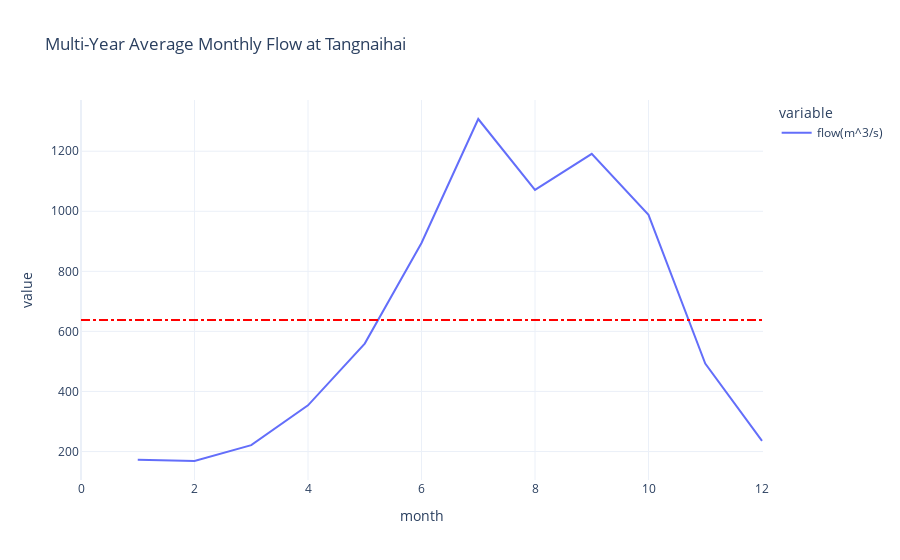
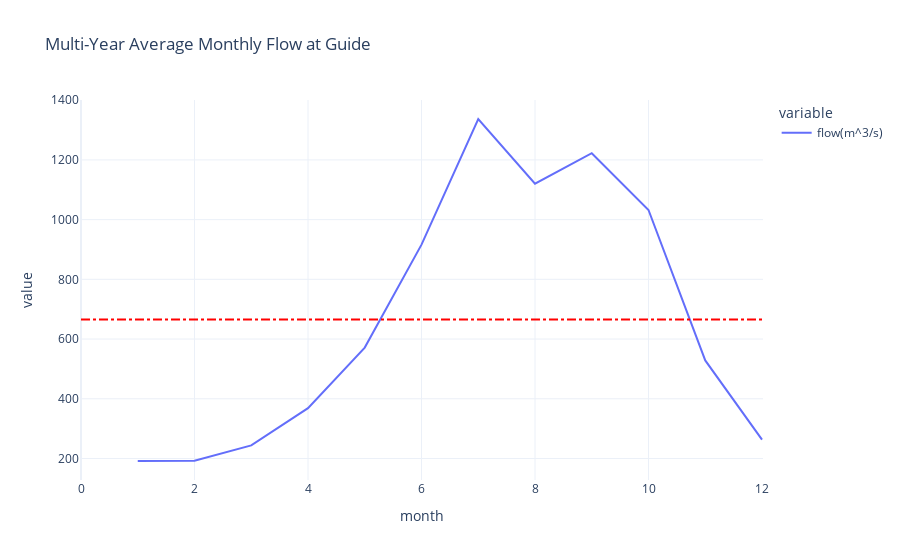
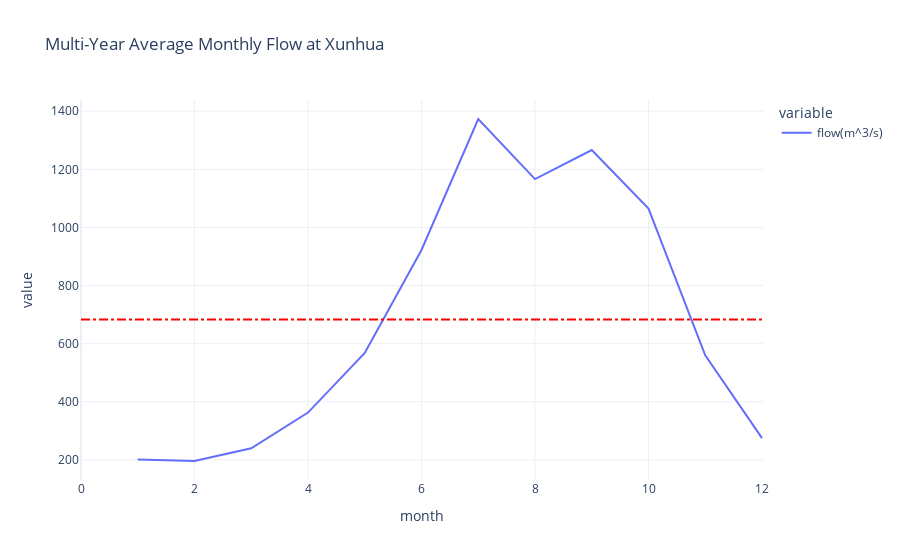

Write notebook code for charts like these, in order.
### Markdown cell above
1 评估各水文站汛期开始时间

### Code cell
for hydro_station in hydro_stations:
    monthly_flow = pd.read_csv(f'../data/{hydro_station.lower()}_natural_monthly_flow.csv',parse_dates=['date'],index_col=['date'])
    monthly_flow
    # 添加月份列
    monthly_flow['month'] = monthly_flow.index.month
    # get the average the monthlyflow
    monthly_flow_avg = monthly_flow['flow(m^3/s)'].mean()
    # 计算每个月的多年平均值
    monthly_avg = monthly_flow.groupby('month')['flow(m^3/s)'].mean()
    # Visualize the month monthly_avg
    fig = px.line(monthly_avg, title=f'Multi-Year Average Monthly Flow at {hydro_station}')
    # Add a horizontal line
    fig.add_shape(
        type='line',
        x0=0,
        y0=monthly_flow_avg,
        x1=12,
        y1=monthly_flow_avg,
        line=dict(
            color='Red',
            width=2,
            dash='dashdot',
        ),
        name='Horizontal Line'
    )
    fig.show()
    # Plot the avergae monthly flow
    if hydro_station == 'Tangnaihai':
        font_size = 7
        plt.figure(figsize=(1.5, 0.8))
        plt.plot(monthly_avg.index, monthly_avg.values, marker='o', linestyle='-', color='b',linewidth=1,markersize=2.5)
        plt.axhline(y=monthly_flow_avg, color='r', linestyle='--', label='Average Monthly Flow',linewidth=1)
        # 填充5月到11月之间的区域
        plt.fill_between(monthly_avg.index[4:11], 0, monthly_avg.values[4:11], color='lightgray', alpha=0.3)
        plt.xlabel('Month', fontsize=font_size)
        plt.ylabel('Flow ($m^3/s$)', fontsize=font_size)
        plt.xticks(fontsize=font_size)
        plt.yticks(fontsize=font_size)
        # set the scientific notation
        plt.ticklabel_format(style='sci', axis='y', scilimits=(0,0))
        plt.gca().yaxis.get_offset_text().set_fontsize(font_size) 
        plt.legend(fontsize=font_size,bbox_to_anchor=(0.5, 1.08), loc='center',frameon=False)
        plt.gca().spines['top'].set_visible(False)
        plt.gca().spines['right'].set_visible(False)
        # invisible the ticks on y-axis
        plt.gca().tick_params(axis='y', which='both', left=False, right=False, labelleft=False)
        plt.gca().tick_params(axis='x', which='both', bottom=False, top=False, labelbottom=False)
        plt.subplots_adjust(left=0.115, right=0.96, top=0.88, bottom=0.16)
        plt.savefig(f'../figs/MultiYearAverageObservedFlow_minmap.png',format='png',dpi=300,transparent=True)
        plt.savefig(f'../figs/MultiYearAverageObservedFlow_minmap.eps',format='eps',dpi=1000,transparent=True)
        plt.show()

### Figure 1 — Plotly figure (JSON) as saved in the notebook; plotly's stock layout.template omitted (floating-point values rounded to 4 significant figures)
{"data": [{"hovertemplate": "variable=flow(m^3/s)<br>month=%{x}<br>value=%{y}<extra></extra>", "legendgroup": "flow(m^3/s)", "line": {"color": "#636efa", "dash": "solid"}, "marker": {"symbol": "circle"}, "mode": "lines", "name": "flow(m^3/s)", "orientation": "v", "showlegend": true, "type": "scatter", "x": [1, 2, 3, 4, 5, 6, 7, 8, 9, 10, 11, 12], "xaxis": "x", "y": [172.8, 168.4, 221.2, 353.8, 559.4, 894.6, 1307.0, 1071.0, 1191.0, 988.3, 492.8, 235.7], "yaxis": "y"}], "layout": {"legend": {"title": {"text": "variable"}, "tracegroupgap": 0}, "shapes": [{"line": {"color": "Red", "dash": "dashdot", "width": 2}, "name": "Horizontal Line", "type": "line", "x0": 0, "x1": 12, "y0": 638.1, "y1": 638.1}], "title": {"text": "Multi-Year Average Monthly Flow at Tangnaihai"}, "xaxis": {"anchor": "y", "domain": [0, 1], "title": {"text": "month"}}, "yaxis": {"anchor": "x", "domain": [0, 1], "title": {"text": "value"}}}}

### Figure 2 — Plotly figure (JSON) as saved in the notebook; plotly's stock layout.template omitted (floating-point values rounded to 4 significant figures)
{"data": [{"hovertemplate": "variable=flow(m^3/s)<br>month=%{x}<br>value=%{y}<extra></extra>", "legendgroup": "flow(m^3/s)", "line": {"color": "#636efa", "dash": "solid"}, "marker": {"symbol": "circle"}, "mode": "lines", "name": "flow(m^3/s)", "orientation": "v", "showlegend": true, "type": "scatter", "x": [1, 2, 3, 4, 5, 6, 7, 8, 9, 10, 11, 12], "xaxis": "x", "y": [191.6, 192.2, 244.0, 368.6, 571.5, 916.3, 1337.0, 1120.0, 1223.0, 1032.0, 528.5, 263.1], "yaxis": "y"}], "layout": {"legend": {"title": {"text": "variable"}, "tracegroupgap": 0}, "shapes": [{"line": {"color": "Red", "dash": "dashdot", "width": 2}, "name": "Horizontal Line", "type": "line", "x0": 0, "x1": 12, "y0": 665.7, "y1": 665.7}], "title": {"text": "Multi-Year Average Monthly Flow at Guide"}, "xaxis": {"anchor": "y", "domain": [0, 1], "title": {"text": "month"}}, "yaxis": {"anchor": "x", "domain": [0, 1], "title": {"text": "value"}}}}

### Figure 3 — Plotly figure (JSON) as saved in the notebook; plotly's stock layout.template omitted (floating-point values rounded to 4 significant figures)
{"data": [{"hovertemplate": "variable=flow(m^3/s)<br>month=%{x}<br>value=%{y}<extra></extra>", "legendgroup": "flow(m^3/s)", "line": {"color": "#636efa", "dash": "solid"}, "marker": {"symbol": "circle"}, "mode": "lines", "name": "flow(m^3/s)", "orientation": "v", "showlegend": true, "type": "scatter", "x": [1, 2, 3, 4, 5, 6, 7, 8, 9, 10, 11, 12], "xaxis": "x", "y": [200.7, 196.0, 239.8, 362.6, 567.9, 922.2, 1373.0, 1166.0, 1266.0, 1065.0, 559.9, 274.7], "yaxis": "y"}], "layout": {"legend": {"title": {"text": "variable"}, "tracegroupgap": 0}, "shapes": [{"line": {"color": "Red", "dash": "dashdot", "width": 2}, "name": "Horizontal Line", "type": "line", "x0": 0, "x1": 12, "y0": 682.9, "y1": 682.9}], "title": {"text": "Multi-Year Average Monthly Flow at Xunhua"}, "xaxis": {"anchor": "y", "domain": [0, 1], "title": {"text": "month"}}, "yaxis": {"anchor": "x", "domain": [0, 1], "title": {"text": "value"}}}}
